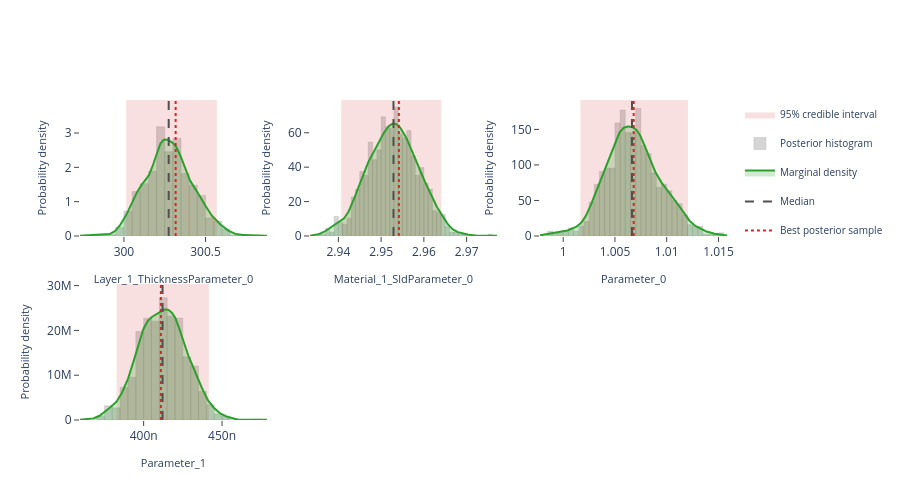

The code cell stored with this chart in its notebook:
### Markdown cell above
## Interactive posterior plots

The next three cells render the same Plotly figures that are shown on the
Bayesian Posterior tab of the EasyReflectometryApp:

* **Marginals** — per-parameter distribution: histogram + smooth KDE marginal,
  shaded 95% credible interval, and median / best-sample lines
  (`plot_distribution` or `posterior.distribution()`)
* **Corner plot** — pairwise marginals + 2-D contours + scatter (`plot_corner`)
* **Traces** — per-chain trace + marginal histogram (`plot_trace`)

The standalone helpers are called with ``return_figure=True`` so they return a
Plotly ``Figure`` that we render in the notebook with ``fig.show()``; the
``PosteriorResults`` methods return the figure directly.

### Code cell
# ---- Marginal posterior distributions ---------------------------------------
# One panel per free parameter, each overlaying the posterior histogram, a
# smooth Gaussian-KDE marginal, the shaded 95% credible interval, and the
# median / best-sample reference lines.  Mirrors the "Marginals" sub-tab in
# the EasyReflectometryApp.

# The PosteriorResults method passes ``logp`` through automatically so the
# best posterior sample (MAP) line is drawn:
fig = posterior.distribution()
fig.show()

# Standalone equivalent (pass ``logp`` to get the best-sample line):
# fig = plot_distribution(
#     posterior.draws,
#     posterior.param_names,
#     logp=posterior.logp,
#     return_figure=True,
# )
# fig.show()

### Figure 1 — Plotly figure (JSON) as saved in the notebook; plotly's stock layout.template omitted (floating-point values rounded to 4 significant figures; data arrays with more than 128 entries replaced by an {"elided": "..."} marker saying what was removed)
{"data": [{"fill": "toself", "fillcolor": "rgba(214, 39, 40, 0.14)", "hoverinfo": "skip", "legendgroup": "95% credible interval", "line": {"color": "rgba(214, 39, 40, 0.14)", "width": 0}, "mode": "lines", "name": "95% credible interval", "showlegend": true, "type": "scatter", "x": [300.0, 300.6, 300.6, 300.0, 300.0], "xaxis": "x", "y": [0.0, 0.0, 3.961, 3.961, 0.0], "yaxis": "y"}, {"histnorm": "probability density", "hovertemplate": "sample=%{x:.4f}<br>density: %{y:.2f}<extra></extra>", "legendgroup": "histogram", "marker": {"color": "rgba(120, 120, 120, 0.38)", "line": {"color": "rgba(120, 120, 120, 0.24)", "width": 1}}, "name": "Posterior histogram", "nbinsx": 40, "opacity": 0.82, "showlegend": true, "type": "histogram", "x": {"elided": "880 float values"}, "xaxis": "x", "yaxis": "y"}, {"fill": "tozeroy", "fillcolor": "rgba(44, 160, 44, 0.22)", "hovertemplate": "Layer_1_ThicknessParameter_0: %{x:.4f}<br>density: %{y:.4f}<extra></extra>", "legendgroup": "marginal", "line": {"color": "rgb(44, 160, 44)", "width": 2}, "mode": "lines", "name": "Marginal density", "showlegend": true, "type": "scatter", "x": {"elided": "256 float values"}, "xaxis": "x", "y": {"elided": "256 float values"}, "yaxis": "y"}, {"hovertemplate": "Median: %{x:.4f}<extra></extra>", "legendgroup": "Median", "line": {"color": "rgb(80, 80, 80)", "dash": "dash", "width": 2}, "mode": "lines", "name": "Median", "showlegend": true, "type": "scatter", "x": [300.3, 300.3], "xaxis": "x", "y": [0.0, 3.961], "yaxis": "y"}, {"hovertemplate": "Best posterior sample: %{x:.4f}<extra></extra>", "legendgroup": "Best posterior sample", "line": {"color": "rgb(214, 39, 40)", "dash": "dot", "width": 2}, "mode": "lines", "name": "Best posterior sample", "showlegend": true, "type": "scatter", "x": [300.3, 300.3], "xaxis": "x", "y": [0.0, 3.961], "yaxis": "y"}, {"fill": "toself", "fillcolor": "rgba(214, 39, 40, 0.14)", "hoverinfo": "skip", "legendgroup": "95% credible interval", "line": {"color": "rgba(214, 39, 40, 0.14)", "width": 0}, "mode": "lines", "name": "95% credible interval", "showlegend": false, "type": "scatter", "x": [2.941, 2.964, 2.964, 2.941, 2.941], "xaxis": "x2", "y": [0.0, 0.0, 79.05, 79.05, 0.0], "yaxis": "y2"}, {"histnorm": "probability density", "hovertemplate": "sample=%{x:.4f}<br>density: %{y:.2f}<extra></extra>", "legendgroup": "histogram", "marker": {"color": "rgba(120, 120, 120, 0.38)", "line": {"color": "rgba(120, 120, 120, 0.24)", "width": 1}}, "name": "Posterior histogram", "nbinsx": 40, "opacity": 0.82, "showlegend": false, "type": "histogram", "x": {"elided": "880 float values"}, "xaxis": "x2", "yaxis": "y2"}, {"fill": "tozeroy", "fillcolor": "rgba(44, 160, 44, 0.22)", "hovertemplate": "Material_1_SldParameter_0: %{x:.4f}<br>density: %{y:.4f}<extra></extra>", "legendgroup": "marginal", "line": {"color": "rgb(44, 160, 44)", "width": 2}, "mode": "lines", "name": "Marginal density", "showlegend": false, "type": "scatter", "x": {"elided": "256 float values"}, "xaxis": "x2", "y": {"elided": "256 float values"}, "yaxis": "y2"}, {"hovertemplate": "Median: %{x:.4f}<extra></extra>", "legendgroup": "Median", "line": {"color": "rgb(80, 80, 80)", "dash": "dash", "width": 2}, "mode": "lines", "name": "Median", "showlegend": false, "type": "scatter", "x": [2.953, 2.953], "xaxis": "x2", "y": [0.0, 79.05], "yaxis": "y2"}, {"hovertemplate": "Best posterior sample: %{x:.4f}<extra></extra>", "legendgroup": "Best posterior sample", "line": {"color": "rgb(214, 39, 40)", "dash": "dot", "width": 2}, "mode": "lines", "name": "Best posterior sample", "showlegend": false, "type": "scatter", "x": [2.954, 2.954], "xaxis": "x2", "y": [0.0, 79.05], "yaxis": "y2"}, {"fill": "toself", "fillcolor": "rgba(214, 39, 40, 0.14)", "hoverinfo": "skip", "legendgroup": "95% credible interval", "line": {"color": "rgba(214, 39, 40, 0.14)", "width": 0}, "mode": "lines", "name": "95% credible interval", "showlegend": false, "type": "scatter", "x": [1.002, 1.012, 1.012, 1.002, 1.002], "xaxis": "x3", "y": [0.0, 0.0, 191.3, 191.3, 0.0], "yaxis": "y3"}, {"histnorm": "probability density", "hovertemplate": "sample=%{x:.4f}<br>density: %{y:.2f}<extra></extra>", "legendgroup": "histogram", "marker": {"color": "rgba(120, 120, 120, 0.38)", "line": {"color": "rgba(120, 120, 120, 0.24)", "width": 1}}, "name": "Posterior histogram", "nbinsx": 40, "opacity": 0.82, "showlegend": false, "type": "histogram", "x": {"elided": "880 float values"}, "xaxis": "x3", "yaxis": "y3"}, {"fill": "tozeroy", "fillcolor": "rgba(44, 160, 44, 0.22)", "hovertemplate": "Parameter_0: %{x:.4f}<br>density: %{y:.4f}<extra></extra>", "legendgroup": "marginal", "line": {"color": "rgb(44, 160, 44)", "width": 2}, "mode": "lines", "name": "Marginal density", "showlegend": false, "type": "scatter", "x": {"elided": "256 float values"}, "xaxis": "x3", "y": {"elided": "256 float values"}, "yaxis": "y3"}, {"hovertemplate": "Median: %{x:.4f}<extra></extra>", "legendgroup": "Median", "line": {"color": "rgb(80, 80, 80)", "dash": "dash", "width": 2}, "mode": "lines", "name": "Median", "showlegend": false, "type": "scatter", "x": [1.007, 1.007], "xaxis": "x3", "y": [0.0, 191.3], "yaxis": "y3"}, {"hovertemplate": "Best posterior sample: %{x:.4f}<extra></extra>", "legendgroup": "Best posterior sample", "line": {"color": "rgb(214, 39, 40)", "dash": "dot", "width": 2}, "mode": "lines", "name": "Best posterior sample", "showlegend": false, "type": "scatter", "x": [1.007, 1.007], "xaxis": "x3", "y": [0.0, 191.3], "yaxis": "y3"}, {"fill": "toself", "fillcolor": "rgba(214, 39, 40, 0.14)", "hoverinfo": "skip", "legendgroup": "95% credible interval", "line": {"color": "rgba(214, 39, 40, 0.14)", "width": 0}, "mode": "lines", "name": "95% credible interval", "showlegend": false, "type": "scatter", "x": [3.828e-07, 4.416e-07, 4.416e-07, 3.828e-07, 3.828e-07], "xaxis": "x4", "y": [0.0, 0.0, 30360000.0, 30360000.0, 0.0], "yaxis": "y4"}, {"histnorm": "probability density", "hovertemplate": "sample=%{x:.4f}<br>density: %{y:.2f}<extra></extra>", "legendgroup": "histogram", "marker": {"color": "rgba(120, 120, 120, 0.38)", "line": {"color": "rgba(120, 120, 120, 0.24)", "width": 1}}, "name": "Posterior histogram", "nbinsx": 40, "opacity": 0.82, "showlegend": false, "type": "histogram", "x": {"elided": "880 float values"}, "xaxis": "x4", "yaxis": "y4"}, {"fill": "tozeroy", "fillcolor": "rgba(44, 160, 44, 0.22)", "hovertemplate": "Parameter_1: %{x:.4f}<br>density: %{y:.4f}<extra></extra>", "legendgroup": "marginal", "line": {"color": "rgb(44, 160, 44)", "width": 2}, "mode": "lines", "name": "Marginal density", "showlegend": false, "type": "scatter", "x": {"elided": "256 float values"}, "xaxis": "x4", "y": {"elided": "256 float values"}, "yaxis": "y4"}, {"hovertemplate": "Median: %{x:.4f}<extra></extra>", "legendgroup": "Median", "line": {"color": "rgb(80, 80, 80)", "dash": "dash", "width": 2}, "mode": "lines", "name": "Median", "showlegend": false, "type": "scatter", "x": [4.121e-07, 4.121e-07], "xaxis": "x4", "y": [0.0, 30360000.0], "yaxis": "y4"}, {"hovertemplate": "Best posterior sample: %{x:.4f}<extra></extra>", "legendgroup": "Best posterior sample", "line": {"color": "rgb(214, 39, 40)", "dash": "dot", "width": 2}, "mode": "lines", "name": "Best posterior sample", "showlegend": false, "type": "scatter", "x": [4.11e-07, 4.11e-07], "xaxis": "x4", "y": [0.0, 30360000.0], "yaxis": "y4"}], "layout": {"barmode": "overlay", "height": 500, "legend": {"font": {"size": 10}}, "plot_bgcolor": "white", "showlegend": true, "xaxis": {"anchor": "y", "domain": [0.0, 0.2889], "range": [299.7, 300.9], "showgrid": false, "ticks": "outside", "title": {"font": {"size": 11}, "text": "Layer_1_ThicknessParameter_0"}, "zeroline": false}, "xaxis2": {"anchor": "y2", "domain": [0.3556, 0.6444], "range": [2.933, 2.977], "showgrid": false, "ticks": "outside", "title": {"font": {"size": 11}, "text": "Material_1_SldParameter_0"}, "zeroline": false}, "xaxis3": {"anchor": "y3", "domain": [0.7111, 1.0], "range": [0.9978, 1.016], "showgrid": false, "ticks": "outside", "title": {"font": {"size": 11}, "text": "Parameter_0"}, "zeroline": false}, "xaxis4": {"anchor": "y4", "domain": [0.0, 0.2889], "range": [3.594e-07, 4.786e-07], "showgrid": false, "ticks": "outside", "title": {"font": {"size": 11}, "text": "Parameter_1"}, "zeroline": false}, "xaxis5": {"anchor": "y5", "domain": [0.3556, 0.6444], "showgrid": false, "ticks": "outside", "zeroline": false}, "xaxis6": {"anchor": "y6", "domain": [0.7111, 1.0], "showgrid": false, "ticks": "outside", "zeroline": false}, "yaxis": {"anchor": "x", "domain": [0.575, 1.0], "range": [0.0, 3.961], "showgrid": false, "ticks": "outside", "title": {"font": {"size": 11}, "text": "Probability density"}, "zeroline": false}, "yaxis2": {"anchor": "x2", "domain": [0.575, 1.0], "range": [0.0, 79.05], "showgrid": false, "ticks": "outside", "title": {"font": {"size": 11}, "text": "Probability density"}, "zeroline": false}, "yaxis3": {"anchor": "x3", "domain": [0.575, 1.0], "range": [0.0, 191.3], "showgrid": false, "ticks": "outside", "title": {"font": {"size": 11}, "text": "Probability density"}, "zeroline": false}, "yaxis4": {"anchor": "x4", "domain": [0.0, 0.425], "range": [0.0, 30360000.0], "showgrid": false, "ticks": "outside", "title": {"font": {"size": 11}, "text": "Probability density"}, "zeroline": false}, "yaxis5": {"anchor": "x5", "domain": [0.0, 0.425], "showgrid": false, "ticks": "outside", "zeroline": false}, "yaxis6": {"anchor": "x6", "domain": [0.0, 0.425], "showgrid": false, "ticks": "outside", "zeroline": false}}}
